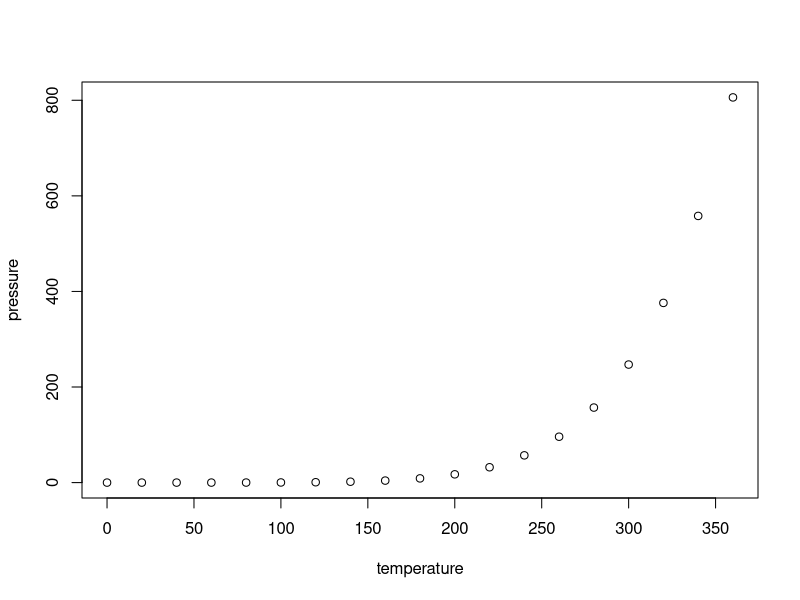
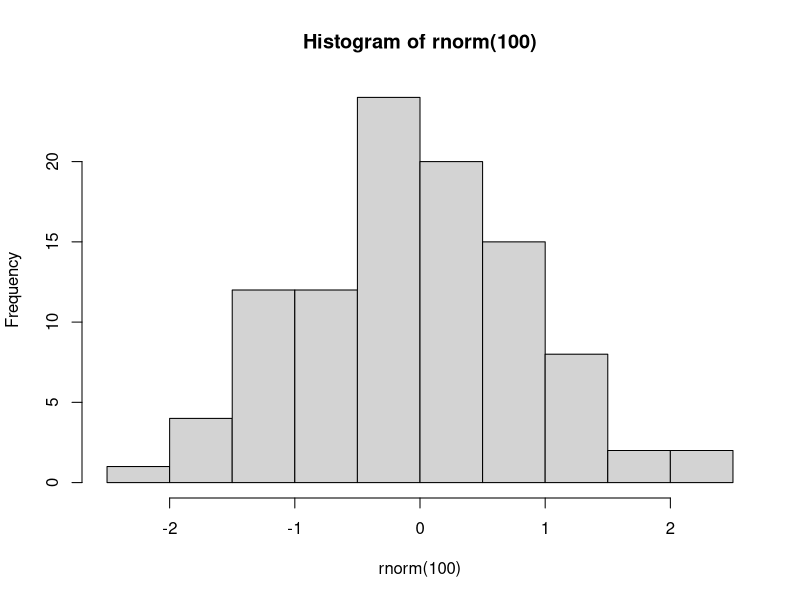

Write the R code that produced these figures, in order. (Note: this script raises an error after producing the figures.)
## ---- chunk 1
knitr::opts_chunk$set(echo = TRUE)
## ---- chunk 2
summary(cars)
## ---- chunk 3
plot(pressure)
## ---- chunk 4
2 + 3

hist(rnorm(100))

knitr::include_graphics("your_image_path.png")




